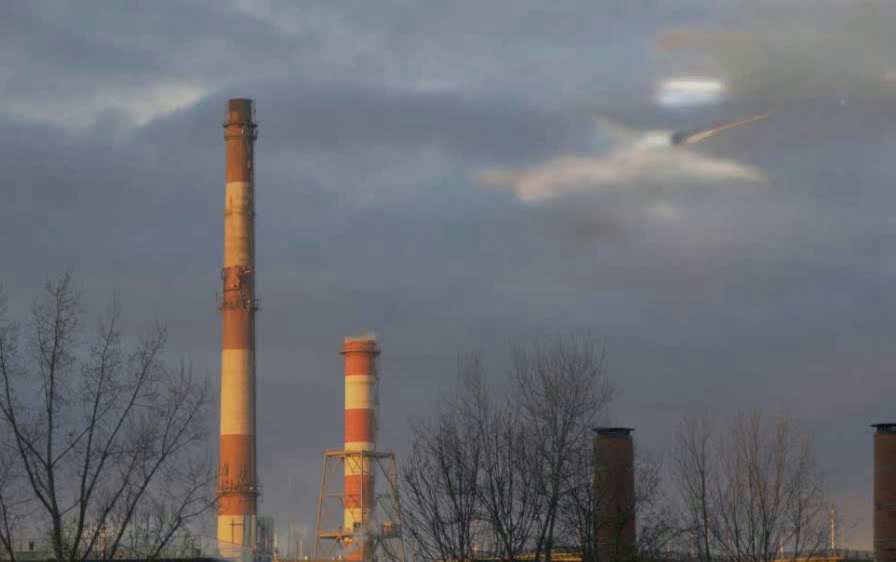
#> input picture frame 50 of assets/clean_video_perfect.mp4, 896 x 562 px, given in place of test_video.mp4, which was not available
$ python crop_video.py
#> lines starting #> are read from the running program, lines starting #| are printed output that depends on the picture
import os
import cv2

PROJECT_ROOT = os.path.join(os.path.dirname(os.path.abspath(__file__)), "assets")
# 輸入：你合成好的 21 秒原始影片 (含浮水印和 AI 進度條)
INPUT_VIDEO = os.path.join(PROJECT_ROOT, "test_video.mp4")
# 輸出：完美乾淨的影片
OUTPUT_VIDEO = os.path.join(PROJECT_ROOT, "clean_video_perfect.mp4")

def main():
    print("[1/3] 正在讀取原始影片並進行專業裁剪...")
    cap = cv2.VideoCapture(INPUT_VIDEO)
    if not cap.isOpened():
        print(f"❌ 錯誤：找不到輸入影片 {INPUT_VIDEO}，請確認檔名！")
        return

    # 獲取影片原始參數
    fps = cap.get(cv2.CAP_PROP_FPS)
    orig_width = int(cap.get(cv2.CAP_PROP_FRAME_WIDTH))
    orig_height = int(cap.get(cv2.CAP_PROP_FRAME_HEIGHT))

    print(f"    -> 原始影片尺寸: {orig_width}x{orig_height} | FPS: {fps}")

    # ==============================================================================
    # 核心技術：完美的矩陣裁剪配置 (大幅提高裁剪比例)
    # ==============================================================================
    # 根據 user 上傳的 image_0.png 成果進行大幅修正：
    # 1. 頂部：維持不切或小切 (避免影響天空煙霧) -> start 0.02
    # 2. 底部：大幅提高裁剪比例，徹底擼掉橘色進度條 -> end 0.80 (切掉 bottom 20%)
    # 3. 左側：維持小切 (不影響煙囪) -> start 0.05
    # 4. 右側：大幅提高裁剪比例，徹底閹割掉 PixVerse 浮水印 -> end 0.85 (切掉 right 15%)

    y_start = int(orig_height * 0.02)
    y_end = int(orig_height * 0.80)   # 大切底部
    x_start = int(orig_width * 0.05)
    x_end = int(orig_width * 0.75)    # 大切右側

    # 計算裁切後的全新解析度
    new_width = x_end - x_start
    new_height = y_end - y_start
    print(f"    -> 🎯 修正後全新解析度: {new_width}x{new_height}")

    # 初始化影片寫入器 (使用 MP4V 編碼)
    fourcc = cv2.VideoWriter_fourcc(*'mp4v')
    out = cv2.VideoWriter(OUTPUT_VIDEO, fourcc, fps, (new_width, new_height))

    print("[2/3] 🚀 正在逐格進行矩陣裁剪 (約需 10~20 秒)...")
    frame_count = 0
    while cap.isOpened():
        ret, frame = cap.read()
#> frame is the input picture: shape (562, 896, 3); mean B, G, R 116.9, 110.7, 108.9
        if not ret:
            break

        # 使用 Python Slice 語法直接對圖片矩陣進行裁剪
        cropped_frame = frame[y_start:y_end, x_start:x_end]
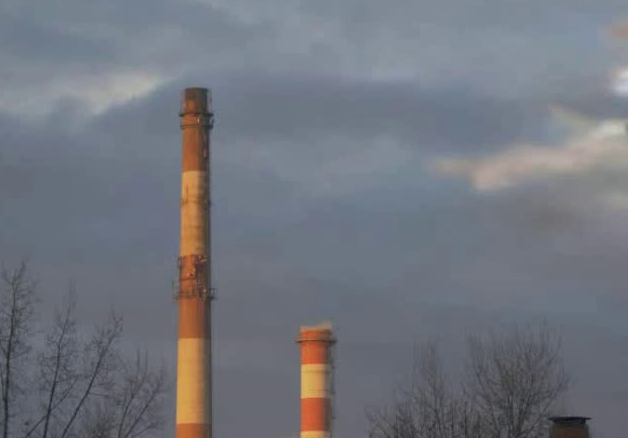
#> cropped_frame: shape (438, 628, 3); mean B, G, R 125.8, 117.3, 113.7

        # 寫入新影片
        out.write(cropped_frame)
        frame_count += 1
        if frame_count % 50 == 0:
            print(f"    已處理 {frame_count} 個影格...")

    # 釋放資源
    cap.release()
    out.release()

    print("-" * 60)
    print(f"🎉 [3/3] 修正完成！完美乾淨影片已誕生：")
    print(f"📂 輸出路徑: {OUTPUT_VIDEO}")
    print(f"💡 提示：請在 `test_yolo_video.py` 中將影片路徑更新為這個完美的檔案。")
    print("-" * 60)

if __name__ == "__main__":
    main()

$ run again, starting later in the video
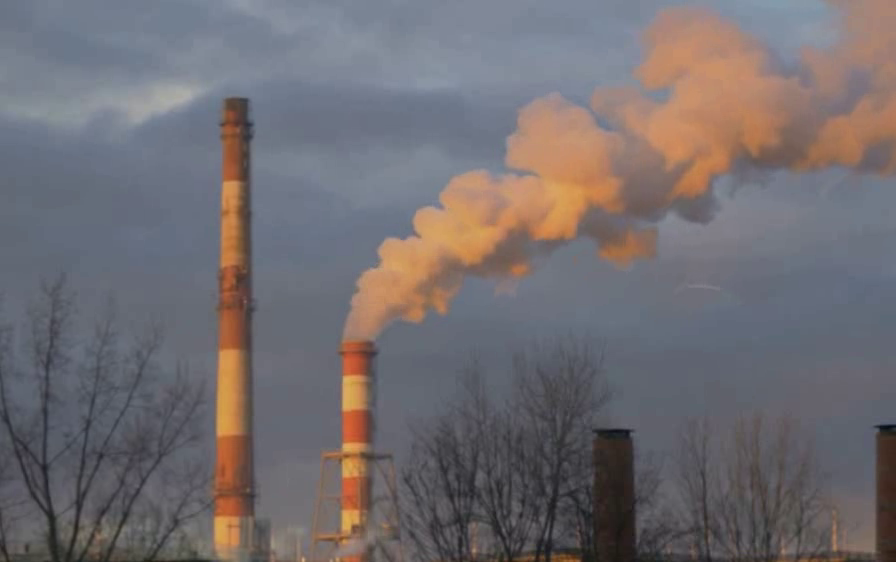
#> input picture frame 404 of assets/clean_video_perfect.mp4, 896 x 562 px, given in place of test_video.mp4, which was not available
#> in main, frame is the input picture: shape (562, 896, 3); mean B, G, R 112, 108.6, 113.8
#> in main, `cropped_frame = frame[y_start:y_end, x_start:x_end]`:
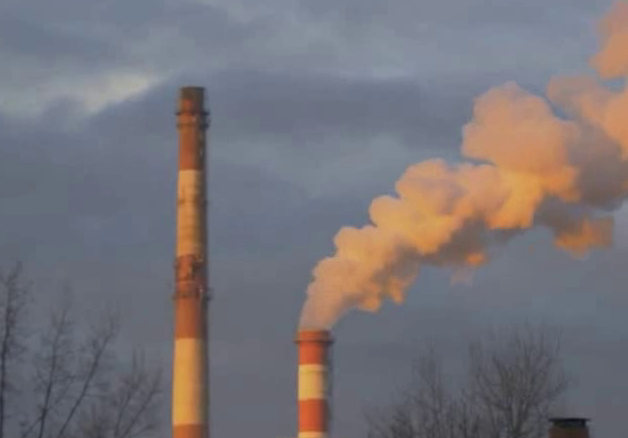
#> cropped_frame: shape (438, 628, 3); mean B, G, R 120.1, 115.6, 119.6
